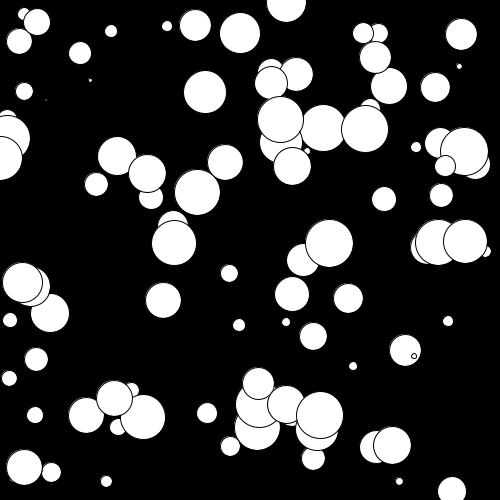
Frame 1 (no input)
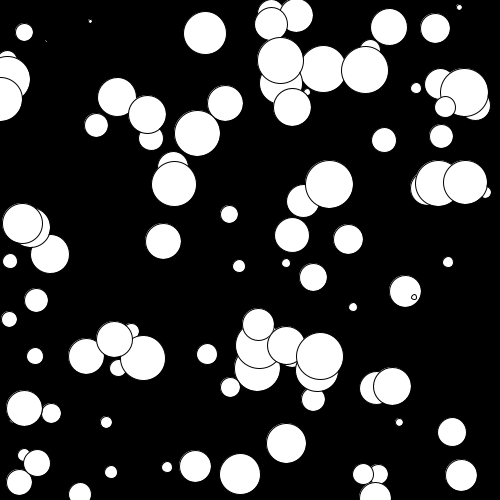
Frame 60 (the mouse pressed at the canvas centre just before this capture)
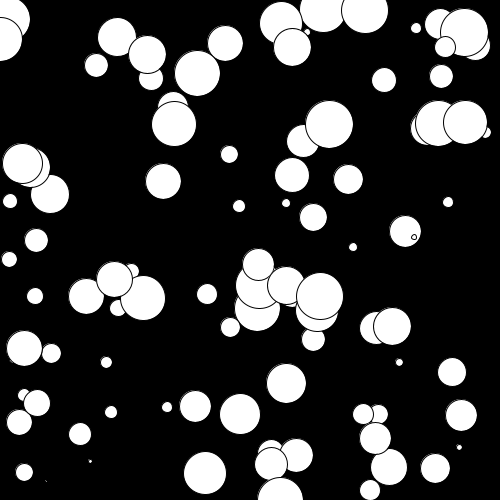
Frame 120 (the mouse held since frame 60 and released just before this capture)

The Processing sketch that drew these frames (run headless with seeded random() and noise(); from frame 60 on, the mouse is pressed at the canvas centre):

// Processing sketch: Bubble
// ── Bubble.pde
//this is a basic code of the partacal effect
Bubbles[] b =  new Bubbles[100];
//Like before this is for the canva setup
void setup(){
background(0,0,0);  
  size (500,500); 
  for(int i =0; i < b.length; i ++){
    b[i] = new Bubbles((int)random(0,width), (int)random(0, height), (int)random(2,50));
  
  }
}
  //and this is to put the partacals into the canva
void draw() {
  background(0);
  
  for(int i =0; i < b.length; i ++){
    Bubbles x = b[i];
    x.Update();
    x.Render();
  
  }
}
  
  
  
  
  
  
  
  
 //Bubbles b = new Bubbles(250,250,50);
  //b.Update();
  //b.Render();

// ── Bubble_two.pde
//Parical effect using a class called Bubbles because the effect looks like Bubbles
class Bubbles
{

  PVector pos;
  int size;
  
  Bubbles(int x , int y, int size)
  {
    pos = new PVector(x,y);
    this.size = size;
    
  }


  
  void Update()
  {
    pos.y --; 
if(pos.y == 0)
{
pos.y = 500;


}
  }
  void Render()
  {
    ellipse(pos.x, pos.y, size, size);
    

  }
 
}
